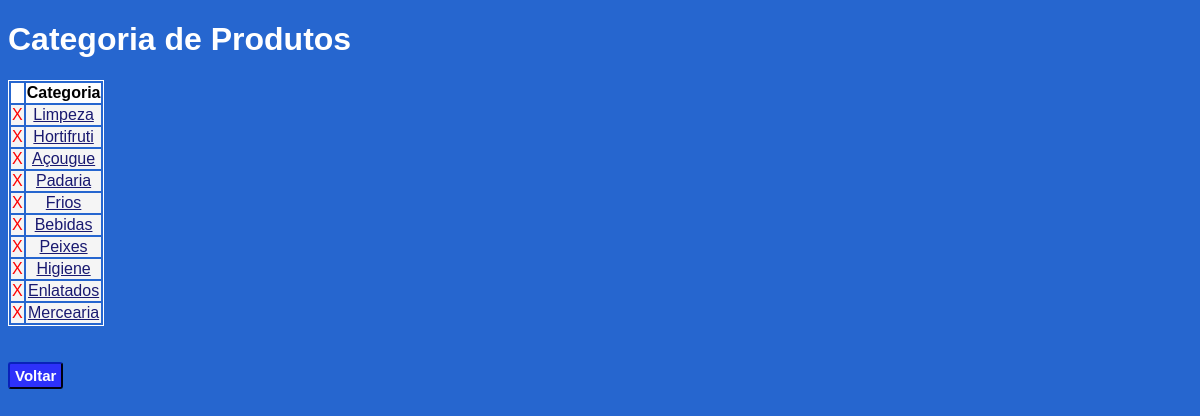
/categoriaproduto, run on the app's committed database.
### tables this page shows
CREATE TABLE IF NOT EXISTS `categoria_produto` (
  `id` INT NOT NULL AUTO_INCREMENT,
  `categoria` VARCHAR(100) NOT NULL,
  PRIMARY KEY (`id`));

### Controller/CategoriaProdutoController.php (called while the page is built, shortened)
<?php
class CategoriaProdutoController
{
    public static function index()
    {
        include 'Model/CategoriaProdutoModel.php';
        $model = new CategoriaProdutoModel();
        $model->getAllRows();
        include 'View/modules/CategoriaProduto/CategoriaProdutoLista.php';
    }
}

### Model/CategoriaProdutoModel.php (called while the page is built, shortened)
<?php
class CategoriaProdutoModel{
    public function getAllRows()
    {
        include 'DAO/CategoriaProdutoDAO.php';
        $dao = new CategoriaProdutoDAO();
        $this->rows = $dao->select();
    }
}

### DAO/CategoriaProdutoDAO.php (called while the page is built, shortened)
<?php
class CategoriaProdutoDAO{
    private $conexao;
    function __construct()
    {
        $dsn = "mysql:host=localhost:3307;dbname=db_sistema";
        $user = "root";
        $pass = "etecjau";
        $this->conexao = new PDO($dsn, $user, $pass);
    }
    public function select()
    {
        $sql = "SELECT * FROM categoria_produto";
        $stmt = $this->conexao->prepare($sql);
        $stmt->execute();
        return $stmt-> fetchAll(PDO::FETCH_CLASS);
    }
}

### View/modules/CategoriaProduto/CategoriaProdutoLista.php (the view, shortened to what this page needs)
<!DOCTYPE html>
<html lang="br">
<head>
</head>
<body>
    <h1>Categoria de Produtos</h1>
    <table>
        <tr>
            <th></th>
            <th>Categoria</th>
        </tr>
        <?php foreach($model->rows as $item): ?>
        <tr>
            <td>
                <a href="/categoriaproduto/delete?id=<?= $item->id ?>" class="botao_excluir">X</a>
            </td>
            <td>
                <a href="/categoriaproduto/form?id=<?= $item->id ?>"><?= $item->categoria ?></a>
            </td>
        </tr>
        <?php endforeach ?>
    </table>
    <br><br>
    <button onclick="document.location='/'" id="voltar"><strong>Voltar</strong></button>
</body>
</html>

### index.php (shortened to what this page needs)
<?php
$uri_parse = parse_url($_SERVER['REQUEST_URI'], PHP_URL_PATH);
include 'Controller/CategoriaProdutoController.php';
switch($uri_parse)
{
    case '/categoriaproduto':
        CategoriaProdutoController::index();
    break;
}

### View/css/lista_form_css.php (style rules this page uses)
* { font-family: Arial, Helvetica, sans-serif; }
h1 { color: white; }
body { background-color: #2666CF; }
.botao_excluir, .botao_excluir:hover, .botao_excluir:active, .botao_excluir:visited { color: red; text-decoration: none; }
table { background-color: #2666CF; border: 1px solid #fff; }
th { background-color: #fff; color: black; }
tr { text-align: center; border: 2px solid #fff; background-color: whitesmoke; }
tr a { color: #191970; }
button { font-size: 15px; background-color: #2D31FA; color: #fff; border-radius: 3px; border-color: #051367; padding-top: 3px; padding-bottom: 3px; padding-left: 5px; padding-right: 5px; float: left; width: max-content; height: max-content; }

### data on the page
categoria_produto: categoria "Limpeza"
categoria_produto: categoria "Hortifruti"
categoria_produto: categoria "Açougue"
categoria_produto: categoria "Padaria"
categoria_produto: categoria "Frios"
categoria_produto: categoria "Bebidas"
categoria_produto: categoria "Peixes"
categoria_produto: categoria "Higiene"
categoria_produto: categoria "Enlatados"
categoria_produto: categoria "Mercearia"
